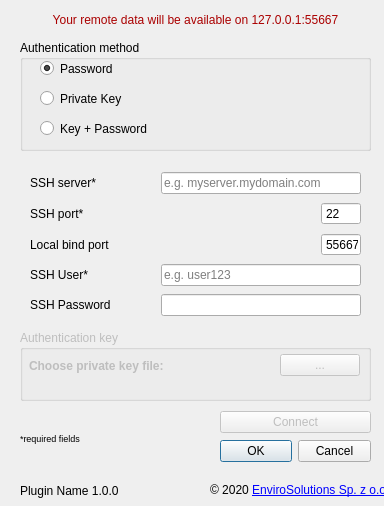
<?xml version="1.0" encoding="UTF-8"?>
<ui version="4.0">
 <class>GeokodowanieAdresowDialogBase</class>
 <widget class="QDialog" name="GeokodowanieAdresowDialogBase">
  <property name="geometry">
   <rect>
    <x>0</x>
    <y>0</y>
    <width>384</width>
    <height>506</height>
   </rect>
  </property>
  <property name="windowTitle">
   <string>Geokodowanie Adresów</string>
  </property>
  <widget class="QWidget" name="layoutWidget">
   <property name="geometry">
    <rect>
     <x>20</x>
     <y>170</y>
     <width>351</width>
     <height>151</height>
    </rect>
   </property>
   <layout class="QVBoxLayout" name="verticalLayout_2">
    <property name="leftMargin">
     <number>10</number>
    </property>
    <property name="rightMargin">
     <number>10</number>
    </property>
    <item>
     <layout class="QHBoxLayout" name="horizontalLayout">
      <item>
       <widget class="QLabel" name="lbl_server">
        <property name="toolTip">
         <string>address of remote host</string>
        </property>
        <property name="text">
         <string>SSH server*</string>
        </property>
       </widget>
      </item>
      <item>
       <spacer name="horizontalSpacer">
        <property name="orientation">
         <enum>Qt::Horizontal</enum>
        </property>
        <property name="sizeType">
         <enum>QSizePolicy::Expanding</enum>
        </property>
        <property name="sizeHint" stdset="0">
         <size>
          <width>40</width>
          <height>20</height>
         </size>
        </property>
       </spacer>
      </item>
      <item>
       <widget class="QLineEdit" name="led_server">
        <property name="sizePolicy">
         <sizepolicy hsizetype="Fixed" vsizetype="Fixed">
          <horstretch>0</horstretch>
          <verstretch>0</verstretch>
         </sizepolicy>
        </property>
        <property name="minimumSize">
         <size>
          <width>200</width>
          <height>0</height>
         </size>
        </property>
        <property name="maxLength">
         <number>255</number>
        </property>
        <property name="placeholderText">
         <string>e.g. myserver.mydomain.com</string>
        </property>
       </widget>
      </item>
     </layout>
    </item>
    <item>
     <layout class="QHBoxLayout" name="horizontalLayout_2">
      <item>
       <widget class="QLabel" name="lbl_rport">
        <property name="text">
         <string>SSH port*</string>
        </property>
       </widget>
      </item>
      <item>
       <spacer name="horizontalSpacer_2">
        <property name="orientation">
         <enum>Qt::Horizontal</enum>
        </property>
        <property name="sizeHint" stdset="0">
         <size>
          <width>40</width>
          <height>20</height>
         </size>
        </property>
       </spacer>
      </item>
      <item>
       <widget class="QSpinBox" name="sbx_rport">
        <property name="maximumSize">
         <size>
          <width>40</width>
          <height>16777215</height>
         </size>
        </property>
        <property name="buttonSymbols">
         <enum>QAbstractSpinBox::NoButtons</enum>
        </property>
        <property name="keyboardTracking">
         <bool>false</bool>
        </property>
        <property name="minimum">
         <number>1</number>
        </property>
        <property name="maximum">
         <number>99999</number>
        </property>
        <property name="value">
         <number>22</number>
        </property>
       </widget>
      </item>
     </layout>
    </item>
    <item>
     <layout class="QHBoxLayout" name="horizontalLayout_3">
      <item>
       <widget class="QLabel" name="lbl_lport">
        <property name="text">
         <string>Local bind port</string>
        </property>
       </widget>
      </item>
      <item>
       <spacer name="horizontalSpacer_3">
        <property name="orientation">
         <enum>Qt::Horizontal</enum>
        </property>
        <property name="sizeHint" stdset="0">
         <size>
          <width>40</width>
          <height>20</height>
         </size>
        </property>
       </spacer>
      </item>
      <item>
       <widget class="QSpinBox" name="sbx_lport">
        <property name="minimumSize">
         <size>
          <width>0</width>
          <height>0</height>
         </size>
        </property>
        <property name="maximumSize">
         <size>
          <width>40</width>
          <height>16777215</height>
         </size>
        </property>
        <property name="buttonSymbols">
         <enum>QAbstractSpinBox::NoButtons</enum>
        </property>
        <property name="keyboardTracking">
         <bool>true</bool>
        </property>
        <property name="minimum">
         <number>1</number>
        </property>
        <property name="maximum">
         <number>99999</number>
        </property>
        <property name="value">
         <number>55667</number>
        </property>
       </widget>
      </item>
     </layout>
    </item>
    <item>
     <layout class="QHBoxLayout" name="horizontalLayout_4">
      <item>
       <widget class="QLabel" name="lbl_user">
        <property name="text">
         <string>SSH User*</string>
        </property>
       </widget>
      </item>
      <item>
       <spacer name="horizontalSpacer_4">
        <property name="orientation">
         <enum>Qt::Horizontal</enum>
        </property>
        <property name="sizeHint" stdset="0">
         <size>
          <width>40</width>
          <height>20</height>
         </size>
        </property>
       </spacer>
      </item>
      <item>
       <widget class="QLineEdit" name="led_user">
        <property name="sizePolicy">
         <sizepolicy hsizetype="Fixed" vsizetype="Fixed">
          <horstretch>0</horstretch>
          <verstretch>0</verstretch>
         </sizepolicy>
        </property>
        <property name="minimumSize">
         <size>
          <width>200</width>
          <height>0</height>
         </size>
        </property>
        <property name="text">
         <string/>
        </property>
        <property name="maxLength">
         <number>255</number>
        </property>
        <property name="placeholderText">
         <string>e.g. user123</string>
        </property>
       </widget>
      </item>
     </layout>
    </item>
    <item>
     <layout class="QHBoxLayout" name="horizontalLayout_5">
      <item>
       <widget class="QLabel" name="lbl_pass">
        <property name="text">
         <string>SSH Password</string>
        </property>
       </widget>
      </item>
      <item>
       <spacer name="horizontalSpacer_5">
        <property name="orientation">
         <enum>Qt::Horizontal</enum>
        </property>
        <property name="sizeHint" stdset="0">
         <size>
          <width>40</width>
          <height>20</height>
         </size>
        </property>
       </spacer>
      </item>
      <item>
       <widget class="QLineEdit" name="led_pass">
        <property name="sizePolicy">
         <sizepolicy hsizetype="Fixed" vsizetype="Fixed">
          <horstretch>0</horstretch>
          <verstretch>0</verstretch>
         </sizepolicy>
        </property>
        <property name="minimumSize">
         <size>
          <width>200</width>
          <height>0</height>
         </size>
        </property>
        <property name="maxLength">
         <number>255</number>
        </property>
        <property name="echoMode">
         <enum>QLineEdit::Password</enum>
        </property>
        <property name="placeholderText">
         <string/>
        </property>
       </widget>
      </item>
     </layout>
    </item>
   </layout>
  </widget>
  <widget class="QLabel" name="lbl_pluginVersion">
   <property name="geometry">
    <rect>
     <x>20</x>
     <y>481</y>
     <width>191</width>
     <height>20</height>
    </rect>
   </property>
   <property name="text">
    <string>Plugin Name 1.0.0</string>
   </property>
  </widget>
  <widget class="QLabel" name="lbl_copyrights">
   <property name="geometry">
    <rect>
     <x>210</x>
     <y>480</y>
     <width>191</width>
     <height>21</height>
    </rect>
   </property>
   <property name="text">
    <string>© 2020 &lt;a href=&quot;http://www.envirosolutions.pl/&quot;&gt;EnviroSolutions Sp. z o.o.&lt;/a&gt;</string>
   </property>
   <property name="textFormat">
    <enum>Qt::RichText</enum>
   </property>
   <property name="openExternalLinks">
    <bool>true</bool>
   </property>
   <property name="textInteractionFlags">
    <set>Qt::TextBrowserInteraction</set>
   </property>
  </widget>
  <widget class="QGroupBox" name="groupBox">
   <property name="geometry">
    <rect>
     <x>20</x>
     <y>40</y>
     <width>351</width>
     <height>111</height>
    </rect>
   </property>
   <property name="title">
    <string>Authentication method</string>
   </property>
   <widget class="QRadioButton" name="rbn_pass">
    <property name="geometry">
     <rect>
      <x>20</x>
      <y>20</y>
      <width>181</width>
      <height>17</height>
     </rect>
    </property>
    <property name="text">
     <string>Password</string>
    </property>
    <property name="checked">
     <bool>true</bool>
    </property>
   </widget>
   <widget class="QRadioButton" name="rbn_key">
    <property name="geometry">
     <rect>
      <x>20</x>
      <y>50</y>
      <width>321</width>
      <height>17</height>
     </rect>
    </property>
    <property name="text">
     <string>Private Key</string>
    </property>
   </widget>
   <widget class="QRadioButton" name="rbn_keypass">
    <property name="geometry">
     <rect>
      <x>20</x>
      <y>80</y>
      <width>311</width>
      <height>17</height>
     </rect>
    </property>
    <property name="text">
     <string>Key + Password</string>
    </property>
   </widget>
   <widget class="QLabel" name="img_main">
    <property name="geometry">
     <rect>
      <x>250</x>
      <y>20</y>
      <width>81</width>
      <height>81</height>
     </rect>
    </property>
    <property name="text">
     <string/>
    </property>
    <property name="pixmap">
     <pixmap>images/icon_uug.png</pixmap>
    </property>
    <property name="scaledContents">
     <bool>true</bool>
    </property>
   </widget>
  </widget>
  <widget class="QGroupBox" name="gbx_key">
   <property name="enabled">
    <bool>false</bool>
   </property>
   <property name="geometry">
    <rect>
     <x>20</x>
     <y>330</y>
     <width>351</width>
     <height>71</height>
    </rect>
   </property>
   <property name="title">
    <string>Authentication key</string>
   </property>
   <widget class="QWidget" name="horizontalLayoutWidget_6">
    <property name="geometry">
     <rect>
      <x>-1</x>
      <y>10</y>
      <width>351</width>
      <height>51</height>
     </rect>
    </property>
    <layout class="QHBoxLayout" name="horizontalLayout_6">
     <property name="leftMargin">
      <number>10</number>
     </property>
     <property name="rightMargin">
      <number>10</number>
     </property>
     <item>
      <widget class="QLabel" name="lbl_key">
       <property name="font">
        <font>
         <weight>75</weight>
         <bold>true</bold>
        </font>
       </property>
       <property name="text">
        <string>Choose private key file:</string>
       </property>
      </widget>
     </item>
     <item>
      <spacer name="horizontalSpacer_6">
       <property name="orientation">
        <enum>Qt::Horizontal</enum>
       </property>
       <property name="sizeHint" stdset="0">
        <size>
         <width>40</width>
         <height>20</height>
        </size>
       </property>
      </spacer>
     </item>
     <item>
      <widget class="QPushButton" name="btnKey">
       <property name="text">
        <string>...</string>
       </property>
      </widget>
     </item>
    </layout>
   </widget>
  </widget>
  <widget class="QLabel" name="label_2">
   <property name="geometry">
    <rect>
     <x>20</x>
     <y>430</y>
     <width>351</width>
     <height>16</height>
    </rect>
   </property>
   <property name="font">
    <font>
     <pointsize>7</pointsize>
    </font>
   </property>
   <property name="text">
    <string>*required fields</string>
   </property>
  </widget>
  <widget class="QWidget" name="verticalLayoutWidget">
   <property name="geometry">
    <rect>
     <x>220</x>
     <y>410</y>
     <width>151</width>
     <height>54</height>
    </rect>
   </property>
   <layout class="QVBoxLayout" name="verticalLayout_3">
    <item>
     <widget class="QPushButton" name="btn_connect">
      <property name="enabled">
       <bool>false</bool>
      </property>
      <property name="text">
       <string>Connect</string>
      </property>
     </widget>
    </item>
    <item>
     <widget class="QDialogButtonBox" name="button_box">
      <property name="orientation">
       <enum>Qt::Horizontal</enum>
      </property>
      <property name="standardButtons">
       <set>QDialogButtonBox::Cancel|QDialogButtonBox::Ok</set>
      </property>
     </widget>
    </item>
   </layout>
  </widget>
  <widget class="QLabel" name="lbl_summary">
   <property name="geometry">
    <rect>
     <x>20</x>
     <y>10</y>
     <width>351</width>
     <height>20</height>
    </rect>
   </property>
   <property name="palette">
    <palette>
     <active>
      <colorrole role="WindowText">
       <brush brushstyle="SolidPattern">
        <color alpha="255">
         <red>0</red>
         <green>0</green>
         <blue>0</blue>
        </color>
       </brush>
      </colorrole>
      <colorrole role="Button">
       <brush brushstyle="SolidPattern">
        <color alpha="255">
         <red>170</red>
         <green>0</green>
         <blue>0</blue>
        </color>
       </brush>
      </colorrole>
      <colorrole role="Light">
       <brush brushstyle="SolidPattern">
        <color alpha="255">
         <red>255</red>
         <green>0</green>
         <blue>0</blue>
        </color>
       </brush>
      </colorrole>
      <colorrole role="Midlight">
       <brush brushstyle="SolidPattern">
        <color alpha="255">
         <red>212</red>
         <green>0</green>
         <blue>0</blue>
        </color>
       </brush>
      </colorrole>
      <colorrole role="Dark">
       <brush brushstyle="SolidPattern">
        <color alpha="255">
         <red>85</red>
         <green>0</green>
         <blue>0</blue>
        </color>
       </brush>
      </colorrole>
      <colorrole role="Mid">
       <brush brushstyle="SolidPattern">
        <color alpha="255">
         <red>113</red>
         <green>0</green>
         <blue>0</blue>
        </color>
       </brush>
      </colorrole>
      <colorrole role="Text">
       <brush brushstyle="SolidPattern">
        <color alpha="255">
         <red>0</red>
         <green>0</green>
         <blue>0</blue>
        </color>
       </brush>
      </colorrole>
      <colorrole role="BrightText">
       <brush brushstyle="SolidPattern">
        <color alpha="255">
         <red>255</red>
         <green>255</green>
         <blue>255</blue>
        </color>
       </brush>
      </colorrole>
      <colorrole role="ButtonText">
       <brush brushstyle="SolidPattern">
        <color alpha="255">
         <red>0</red>
         <green>0</green>
         <blue>0</blue>
        </color>
       </brush>
      </colorrole>
      <colorrole role="Base">
       <brush brushstyle="SolidPattern">
        <color alpha="255">
         <red>255</red>
         <green>255</green>
         <blue>255</blue>
        </color>
       </brush>
      </colorrole>
      <colorrole role="Window">
       <brush brushstyle="SolidPattern">
        <color alpha="255">
         <red>170</red>
         <green>0</green>
         <blue>0</blue>
        </color>
       </brush>
      </colorrole>
      <colorrole role="Shadow">
       <brush brushstyle="SolidPattern">
        <color alpha="255">
         <red>0</red>
         <green>0</green>
         <blue>0</blue>
        </color>
       </brush>
      </colorrole>
      <colorrole role="AlternateBase">
       <brush brushstyle="SolidPattern">
        <color alpha="255">
         <red>212</red>
         <green>127</green>
         <blue>127</blue>
        </color>
       </brush>
      </colorrole>
      <colorrole role="ToolTipBase">
       <brush brushstyle="SolidPattern">
        <color alpha="255">
         <red>255</red>
         <green>255</green>
         <blue>220</blue>
        </color>
       </brush>
      </colorrole>
      <colorrole role="ToolTipText">
       <brush brushstyle="SolidPattern">
        <color alpha="255">
         <red>0</red>
         <green>0</green>
         <blue>0</blue>
        </color>
       </brush>
      </colorrole>
     </active>
     <inactive>
      <colorrole role="WindowText">
       <brush brushstyle="SolidPattern">
        <color alpha="255">
         <red>0</red>
         <green>0</green>
         <blue>0</blue>
        </color>
       </brush>
      </colorrole>
      <colorrole role="Button">
       <brush brushstyle="SolidPattern">
        <color alpha="255">
         <red>170</red>
         <green>0</green>
         <blue>0</blue>
        </color>
       </brush>
      </colorrole>
      <colorrole role="Light">
       <brush brushstyle="SolidPattern">
        <color alpha="255">
         <red>255</red>
         <green>0</green>
         <blue>0</blue>
        </color>
       </brush>
      </colorrole>
      <colorrole role="Midlight">
       <brush brushstyle="SolidPattern">
        <color alpha="255">
         <red>212</red>
         <green>0</green>
         <blue>0</blue>
        </color>
       </brush>
      </colorrole>
      <colorrole role="Dark">
       <brush brushstyle="SolidPattern">
        <color alpha="255">
         <red>85</red>
         <green>0</green>
         <blue>0</blue>
        </color>
       </brush>
      </colorrole>
      <colorrole role="Mid">
       <brush brushstyle="SolidPattern">
        <color alpha="255">
         <red>113</red>
         <green>0</green>
         <blue>0</blue>
        </color>
       </brush>
      </colorrole>
      <colorrole role="Text">
       <brush brushstyle="SolidPattern">
        <color alpha="255">
         <red>0</red>
         <green>0</green>
         <blue>0</blue>
        </color>
       </brush>
      </colorrole>
      <colorrole role="BrightText">
       <brush brushstyle="SolidPattern">
        <color alpha="255">
         <red>255</red>
         <green>255</green>
         <blue>255</blue>
        </color>
       </brush>
      </colorrole>
      <colorrole role="ButtonText">
       <brush brushstyle="SolidPattern">
        <color alpha="255">
         <red>0</red>
         <green>0</green>
         <blue>0</blue>
        </color>
       </brush>
      </colorrole>
      <colorrole role="Base">
       <brush brushstyle="SolidPattern">
        <color alpha="255">
         <red>255</red>
         <green>255</green>
         <blue>255</blue>
        </color>
       </brush>
      </colorrole>
      <colorrole role="Window">
       <brush brushstyle="SolidPattern">
        <color alpha="255">
         <red>170</red>
         <green>0</green>
         <blue>0</blue>
        </color>
       </brush>
      </colorrole>
      <colorrole role="Shadow">
       <brush brushstyle="SolidPattern">
        <color alpha="255">
         <red>0</red>
         <green>0</green>
         <blue>0</blue>
        </color>
       </brush>
      </colorrole>
      <colorrole role="AlternateBase">
       <brush brushstyle="SolidPattern">
        <color alpha="255">
         <red>212</red>
         <green>127</green>
         <blue>127</blue>
        </color>
       </brush>
      </colorrole>
      <colorrole role="ToolTipBase">
       <brush brushstyle="SolidPattern">
        <color alpha="255">
         <red>255</red>
         <green>255</green>
         <blue>220</blue>
        </color>
       </brush>
      </colorrole>
      <colorrole role="ToolTipText">
       <brush brushstyle="SolidPattern">
        <color alpha="255">
         <red>0</red>
         <green>0</green>
         <blue>0</blue>
        </color>
       </brush>
      </colorrole>
     </inactive>
     <disabled>
      <colorrole role="WindowText">
       <brush brushstyle="SolidPattern">
        <color alpha="255">
         <red>85</red>
         <green>0</green>
         <blue>0</blue>
        </color>
       </brush>
      </colorrole>
      <colorrole role="Button">
       <brush brushstyle="SolidPattern">
        <color alpha="255">
         <red>170</red>
         <green>0</green>
         <blue>0</blue>
        </color>
       </brush>
      </colorrole>
      <colorrole role="Light">
       <brush brushstyle="SolidPattern">
        <color alpha="255">
         <red>255</red>
         <green>0</green>
         <blue>0</blue>
        </color>
       </brush>
      </colorrole>
      <colorrole role="Midlight">
       <brush brushstyle="SolidPattern">
        <color alpha="255">
         <red>212</red>
         <green>0</green>
         <blue>0</blue>
        </color>
       </brush>
      </colorrole>
      <colorrole role="Dark">
       <brush brushstyle="SolidPattern">
        <color alpha="255">
         <red>85</red>
         <green>0</green>
         <blue>0</blue>
        </color>
       </brush>
      </colorrole>
      <colorrole role="Mid">
       <brush brushstyle="SolidPattern">
        <color alpha="255">
         <red>113</red>
         <green>0</green>
         <blue>0</blue>
        </color>
       </brush>
      </colorrole>
      <colorrole role="Text">
       <brush brushstyle="SolidPattern">
        <color alpha="255">
         <red>85</red>
         <green>0</green>
         <blue>0</blue>
        </color>
       </brush>
      </colorrole>
      <colorrole role="BrightText">
       <brush brushstyle="SolidPattern">
        <color alpha="255">
         <red>255</red>
         <green>255</green>
         <blue>255</blue>
        </color>
       </brush>
      </colorrole>
      <colorrole role="ButtonText">
       <brush brushstyle="SolidPattern">
        <color alpha="255">
         <red>85</red>
         <green>0</green>
         <blue>0</blue>
        </color>
       </brush>
      </colorrole>
      <colorrole role="Base">
       <brush brushstyle="SolidPattern">
        <color alpha="255">
         <red>170</red>
         <green>0</green>
         <blue>0</blue>
        </color>
       </brush>
      </colorrole>
      <colorrole role="Window">
       <brush brushstyle="SolidPattern">
        <color alpha="255">
         <red>170</red>
         <green>0</green>
         <blue>0</blue>
        </color>
       </brush>
      </colorrole>
      <colorrole role="Shadow">
       <brush brushstyle="SolidPattern">
        <color alpha="255">
         <red>0</red>
         <green>0</green>
         <blue>0</blue>
        </color>
       </brush>
      </colorrole>
      <colorrole role="AlternateBase">
       <brush brushstyle="SolidPattern">
        <color alpha="255">
         <red>170</red>
         <green>0</green>
         <blue>0</blue>
        </color>
       </brush>
      </colorrole>
      <colorrole role="ToolTipBase">
       <brush brushstyle="SolidPattern">
        <color alpha="255">
         <red>255</red>
         <green>255</green>
         <blue>220</blue>
        </color>
       </brush>
      </colorrole>
      <colorrole role="ToolTipText">
       <brush brushstyle="SolidPattern">
        <color alpha="255">
         <red>0</red>
         <green>0</green>
         <blue>0</blue>
        </color>
       </brush>
      </colorrole>
     </disabled>
    </palette>
   </property>
   <property name="text">
    <string>&lt;html&gt;&lt;head/&gt;&lt;body&gt;&lt;p&gt;&lt;span style=&quot; color:#aa0000;&quot;&gt;Your remote data will be available on 127.0.0.1:55667&lt;/span&gt;&lt;/p&gt;&lt;/body&gt;&lt;/html&gt;</string>
   </property>
   <property name="textFormat">
    <enum>Qt::RichText</enum>
   </property>
   <property name="alignment">
    <set>Qt::AlignCenter</set>
   </property>
  </widget>
 </widget>
 <tabstops>
  <tabstop>rbn_pass</tabstop>
  <tabstop>rbn_key</tabstop>
  <tabstop>rbn_keypass</tabstop>
  <tabstop>led_server</tabstop>
  <tabstop>sbx_rport</tabstop>
  <tabstop>sbx_lport</tabstop>
  <tabstop>led_user</tabstop>
  <tabstop>led_pass</tabstop>
  <tabstop>btnKey</tabstop>
  <tabstop>btn_connect</tabstop>
 </tabstops>
 <resources/>
 <connections>
  <connection>
   <sender>button_box</sender>
   <signal>accepted()</signal>
   <receiver>GeokodowanieAdresowDialogBase</receiver>
   <slot>accept()</slot>
   <hints>
    <hint type="sourcelabel">
     <x>20</x>
     <y>20</y>
    </hint>
    <hint type="destinationlabel">
     <x>20</x>
     <y>20</y>
    </hint>
   </hints>
  </connection>
  <connection>
   <sender>button_box</sender>
   <signal>rejected()</signal>
   <receiver>GeokodowanieAdresowDialogBase</receiver>
   <slot>reject()</slot>
   <hints>
    <hint type="sourcelabel">
     <x>20</x>
     <y>20</y>
    </hint>
    <hint type="destinationlabel">
     <x>20</x>
     <y>20</y>
    </hint>
   </hints>
  </connection>
 </connections>
</ui>
